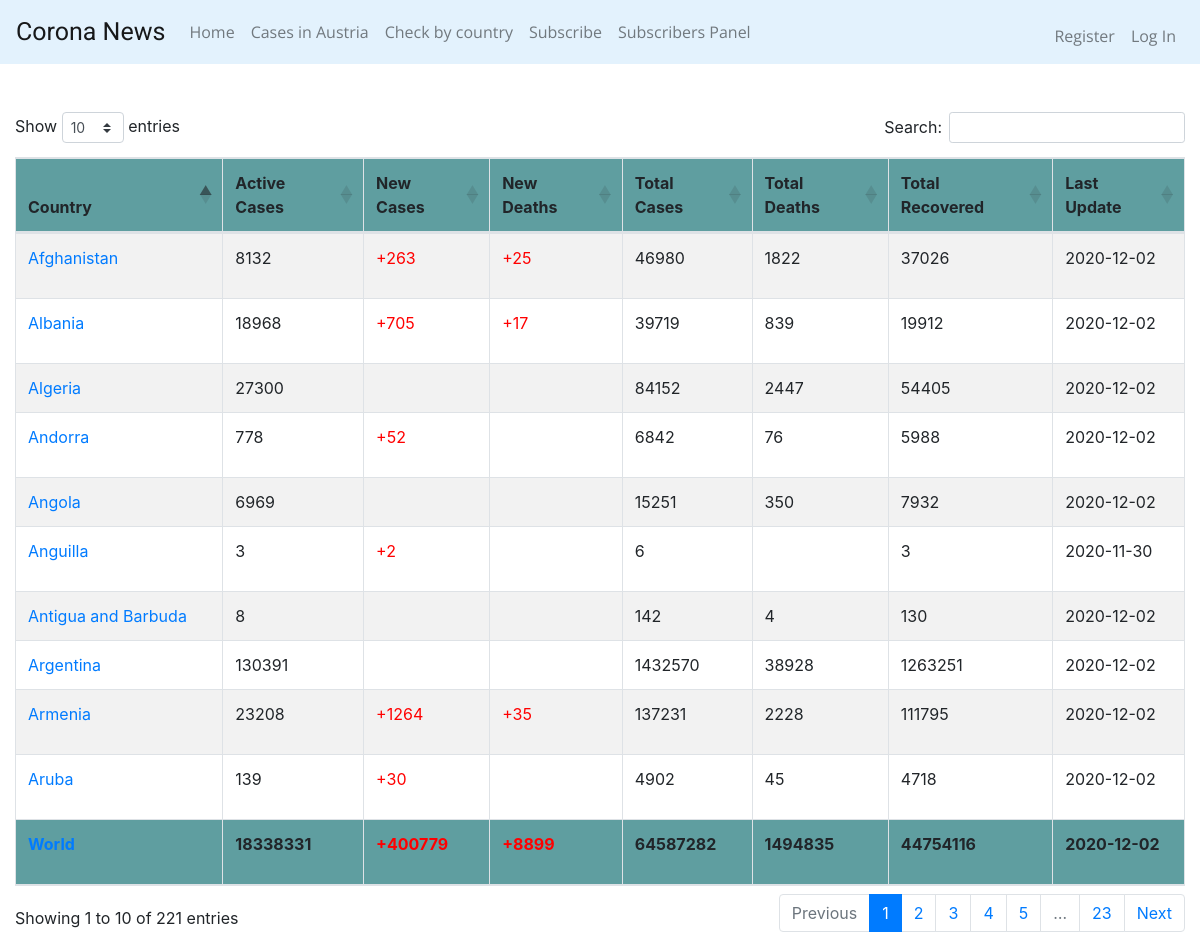
The page /casesWorld on the database as committed earlier.
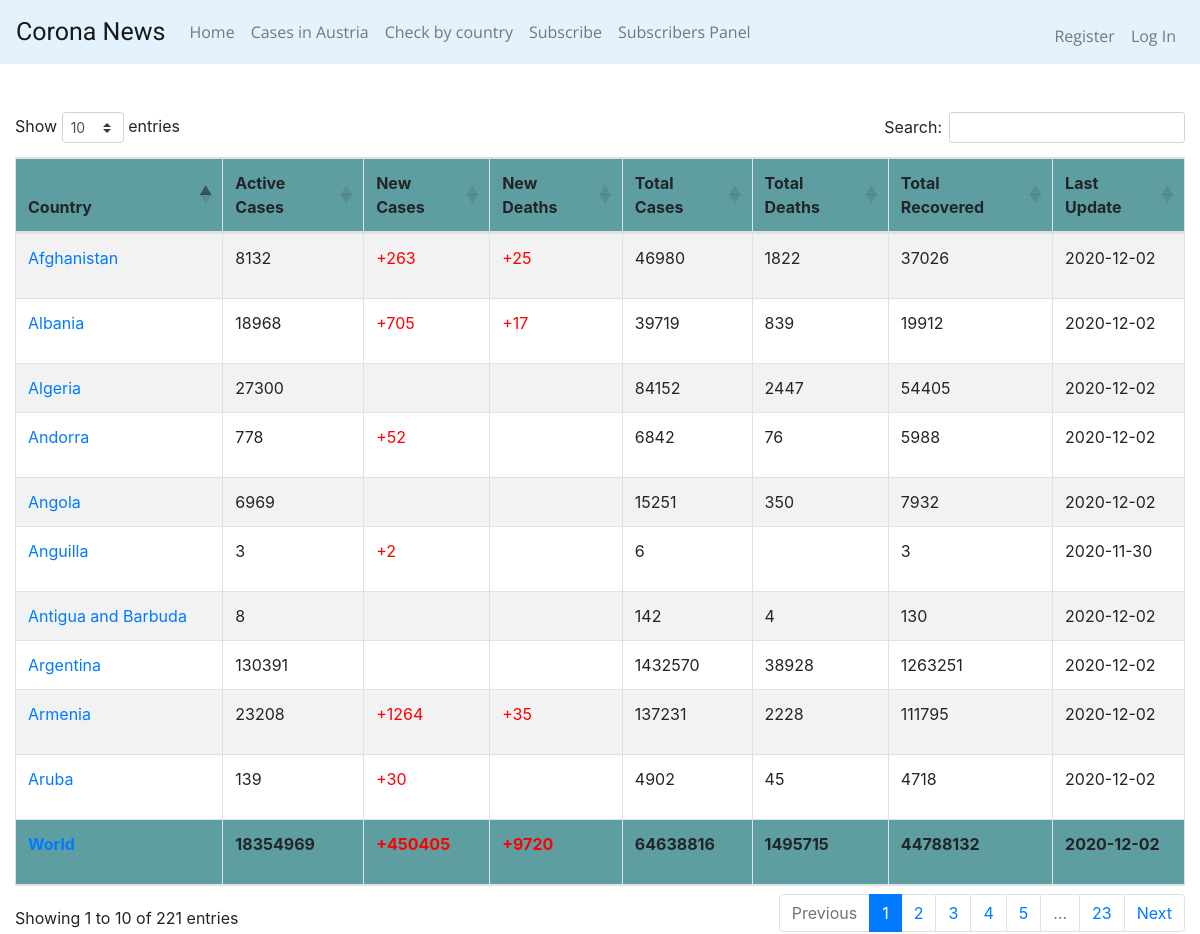
The same page on the database as committed later.
### tables this page shows
CREATE TABLE casesWorld (id INTEGER PRIMARY KEY AUTOINCREMENT NOT NULL, country TEXT, active INTEGER, new INTEGER, deaths INTEGER, totalCases INTEGER, totalDeaths INTEGER, totalRecovered INTEGER, date date);

### app.py (the view)
@app.route("/casesWorld")
def casesWorld():
    tblCasesWorld = "casesWorld"
    tableValues = {}
    totalCases = {}
    tableValues = select_cases(tblCasesWorld)
    totalCases = select_cases_where_country(tblCasesWorld, "World")
    return render_template('casesWorld.html', casesWorld=tableValues, totalCases=totalCases)

### app.py (called while the page is built)
@app.after_request
def after_request(response):
    response.headers["Cache-Control"] = "no-cache, no-store, must-revalidate"
    response.headers["Expires"] = 0
    response.headers["Pragma"] = "no-cache"
    return response

### coronaCasesDAO.py (called while the page is built)
def select_cases(tableName):
    conn = connect_to_db()
    conn.row_factory = dict_factory
    cursor = conn.cursor()
    format_str = """SELECT country, active, new, deaths, totalCases, totalDeaths, totalRecovered, date FROM "{table}";"""
    sql_command = format_str.format(table=tableName)
    cursor.execute(sql_command)
    result = cursor.fetchall()
    conn.close()
    return result

def select_cases_where_country(tableName, country):
    conn = connect_to_db()
    conn.row_factory = dict_factory
    cursor = conn.cursor()
    format_str = """SELECT country, active, new, deaths, totalCases, totalDeaths, totalRecovered, date FROM "{table}" WHERE country="{countryName}";"""
    sql_command = format_str.format(table=tableName, countryName=country)
    cursor.execute(sql_command)
    result = cursor.fetchall()
    conn.close()
    return result

### helpers.py (called while the page is built)
def connect_to_db():
    conn = sqlite3.connect('coronaDatabase.db')
    return conn

### templates/casesWorld.html (shortened to what this page needs)
{% extends "layout.html" %}
{% block headSergiu %}
    <link href="https://cdn.datatables.net/1.10.22/css/dataTables.bootstrap4.min.css" rel="stylesheet">
{% endblock %}
{% block main %}
    <div class="col">
        <br>
        <table id="example" class="table table-striped table-bordered" style="width:100%">
            <thead>
                <tr style="background-color:cadetblue">
                    <th>Country</th>
                    <th>Active Cases</th>
                    <th>New Cases</th>
                    <th>New Deaths</th>
                    <th>Total Cases</th>
                    <th>Total Deaths</th>
                    <th>Total Recovered</th>
                    <th>Last Update</th>
                </tr>
            </thead>
            <tfoot>
                {% for dict_item in totalCases %}
                <tr style="background-color: cadetblue; font-weight: bold;">
                    <td >
                        {% set country = dict_item.get("country") %}
                        <a href="/history/{{ country }}" target="_blank">{{ country }}</a>
                    </td>
                    <td>
                        {{dict_item.get("active")}}
                    </td>
                    <td style="color:red;">
                        {% set new = dict_item.get("new") %}
                        {% if new != "" %}
                            <p>+{{ new }}</p>
                        {% else %}
                            <p></p>
                        {% endif %}
                    </td>
                    <td style="color:red;">
                        {% set deaths = dict_item.get("deaths") %}
                        {% if deaths != "" %}
                            <p>+{{ deaths }}</p>
                        {% else %}
                            <p></p>
                        {% endif %}
                    </td>
                    <td>
                        {{dict_item.get("totalCases")}}
                    </td>
                    <td>
                        {{dict_item.get("totalDeaths")}}
                    </td>
                    <td>
                        {{dict_item.get("totalRecovered")}}
                    </td>
                    <td>
                        {{dict_item.get("date")}}
                    </td>
                </tr>
                {% endfor %}
            </tfoot>
            <tbody>
            {% for dict_item in casesWorld %}
                <tr>
                        <td>
                            {% set country = dict_item.get("country") %}
                            <a href="/history/{{ country }}">{{ country }}</a>
                        </td>
                        <td>
                            {{dict_item.get("active")}}
                        </td>
                        <td style="color: red;">
                            {% set new = dict_item.get("new") %}
                            {% if new != "" %}
                                <p>+{{ new }}</p>
                            {% else %}
                                <p></p>
                            {% endif %}
                        </td>
                        <td style="color: red;">
                            {% set deaths = dict_item.get("deaths") %}
                            {% if deaths != "" %}
                                <p>+{{ deaths }}</p>
                            {% else %}
                                <p></p>
                            {% endif %}
                        </td>
                        <td>
                            {{dict_item.get("totalCases")}}
                        </td>
                        <td>
                            {{dict_item.get("totalDeaths")}}
                        </td>
                        <td>
                            {{dict_item.get("totalRecovered")}}
                        </td>
                        <td>
                            {{dict_item.get("date")}}
                        </td>
                </tr>
            {% endfor %}
            </tbody>
        </table>
    </div>
{% endblock %}

Rows that differ between the two databases and show on the page:
changed casesWorld "World": get "18338331" → "18354969"; new "400779" → "450405"; deaths "8899" → "9720"; get "64587282" → "64638816"; get "1494835" → "1495715"; get "44754116" → "44788132"
